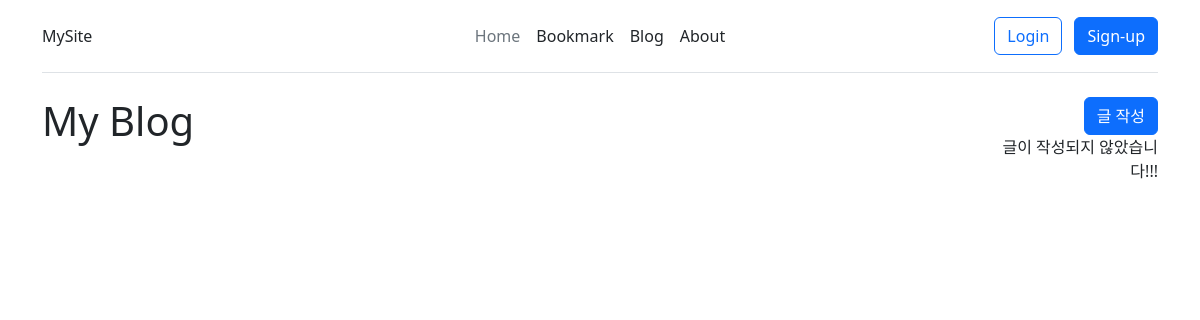
The page /blog/ on the database as committed earlier.
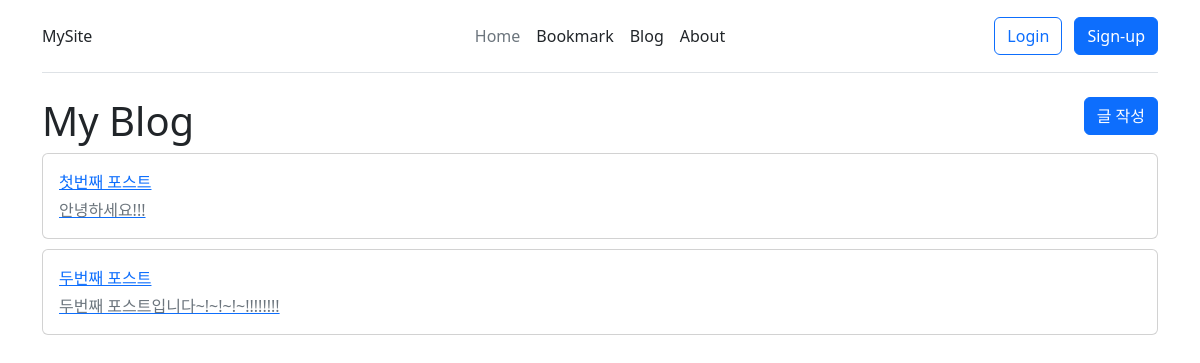
The same page on the database as committed later.
### blogapp/models.py (models this page shows)
class Post(models.Model):
    title = models.CharField(verbose_name='글 제목', max_length=30)
    context = models.TextField(verbose_name='글 내용')
    created_at = models.DateTimeField(verbose_name='작성시간', auto_now_add=True)
    updated_at = models.DateTimeField(verbose_name='수정시간', auto_now=True)

### blogapp/views.py (the view)
# urls.py: path('', views.PostListView.as_view(), name='list'),
class PostListView(ListView):
    model = Post
    context_object_name = 'post_list'

### templates/blogapp/post_list.html (shortened to what this page needs)
{% extends 'base.html' %}
{% block content %}
<div class="container">
    <div class="row">
        <div class="col">
            <div class="row">
                <div class="col-10">
                    <h1>My Blog</h1>
                </div>
                <div class="col-2 text-end float-right">
                    <a href="{% url 'blogapp:create' %}" class="btn btn-primary" >글 작성</a>
                    {% if post_list %}
                </div>
            </div>
                {% for post in post_list %}
                <div class="card" style="margin-bottom:10px; white-space: nowrap; overflow: hidden; text-overflow: clip;">
                    <div class="card-body">
                        <a href="{% url 'blogapp:detail' post.pk %}"><p class="card-title">{{post.title}}</p>
                        <p class="card-subtitle mb-10 text-muted">{{post.context}}</p>
                        </a>
                    </div>
                </div>
                {% endfor %}
            {% else %}
                <p>글이 작성되지 않았습니다!!!</p>
            {% endif %}
        </div>
        </div>
    </div>
</div>
{% endblock %}

Rows that differ between the two databases and show on the page:
added Post: title "첫번째 포스트", context "안녕하세요!!!"
added Post: title "두번째 포스트", context "두번째 포스트입니다~!~!~!~!!!!!!!!"
Other text that changed with them:
text no longer shown: "글이 작성되지 않았습니다!!!"
